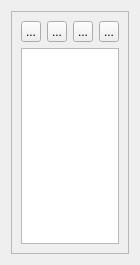
<?xml version="1.0" encoding="UTF-8"?>
<ui version="4.0">
 <class>SelectGenomeWidget</class>
 <widget class="QWidget" name="SelectGenomeWidget">
  <property name="geometry">
   <rect>
    <x>0</x>
    <y>0</y>
    <width>140</width>
    <height>265</height>
   </rect>
  </property>
  <property name="sizePolicy">
   <sizepolicy hsizetype="Maximum" vsizetype="Preferred">
    <horstretch>0</horstretch>
    <verstretch>0</verstretch>
   </sizepolicy>
  </property>
  <property name="windowTitle">
   <string>Genome</string>
  </property>
  <layout class="QGridLayout" name="gridLayout_2">
   <item row="0" column="0">
    <widget class="QFrame" name="outerFrame">
     <property name="frameShape">
      <enum>QFrame::StyledPanel</enum>
     </property>
     <property name="frameShadow">
      <enum>QFrame::Sunken</enum>
     </property>
     <layout class="QGridLayout" name="gridLayout">
      <item row="0" column="0">
       <widget class="QFrame" name="frame">
        <property name="sizePolicy">
         <sizepolicy hsizetype="Expanding" vsizetype="Maximum">
          <horstretch>0</horstretch>
          <verstretch>0</verstretch>
         </sizepolicy>
        </property>
        <property name="minimumSize">
         <size>
          <width>1</width>
          <height>1</height>
         </size>
        </property>
        <property name="frameShape">
         <enum>QFrame::NoFrame</enum>
        </property>
        <property name="frameShadow">
         <enum>QFrame::Plain</enum>
        </property>
        <layout class="QHBoxLayout" name="horizontalLayout_2">
         <property name="margin">
          <number>0</number>
         </property>
         <item>
          <widget class="QToolButton" name="m_addButton">
           <property name="sizePolicy">
            <sizepolicy hsizetype="Maximum" vsizetype="Maximum">
             <horstretch>0</horstretch>
             <verstretch>0</verstretch>
            </sizepolicy>
           </property>
           <property name="minimumSize">
            <size>
             <width>1</width>
             <height>1</height>
            </size>
           </property>
           <property name="toolTip">
            <string>duplicate genome</string>
           </property>
           <property name="text">
            <string>...</string>
           </property>
           <property name="icon">
            <iconset resource="../qosmic.qrc">
             <normaloff>:/icons/silk/page_add.xpm</normaloff>:/icons/silk/page_add.xpm</iconset>
           </property>
           <property name="iconSize">
            <size>
             <width>16</width>
             <height>16</height>
            </size>
           </property>
          </widget>
         </item>
         <item>
          <widget class="QToolButton" name="m_deleteButton">
           <property name="sizePolicy">
            <sizepolicy hsizetype="Maximum" vsizetype="Maximum">
             <horstretch>0</horstretch>
             <verstretch>0</verstretch>
            </sizepolicy>
           </property>
           <property name="minimumSize">
            <size>
             <width>1</width>
             <height>1</height>
            </size>
           </property>
           <property name="toolTip">
            <string>remove genome</string>
           </property>
           <property name="text">
            <string>...</string>
           </property>
           <property name="icon">
            <iconset resource="../qosmic.qrc">
             <normaloff>:/icons/silk/page_delete.xpm</normaloff>:/icons/silk/page_delete.xpm</iconset>
           </property>
           <property name="iconSize">
            <size>
             <width>16</width>
             <height>16</height>
            </size>
           </property>
          </widget>
         </item>
         <item>
          <widget class="QToolButton" name="m_clearTrianglesButton">
           <property name="sizePolicy">
            <sizepolicy hsizetype="Maximum" vsizetype="Maximum">
             <horstretch>0</horstretch>
             <verstretch>0</verstretch>
            </sizepolicy>
           </property>
           <property name="minimumSize">
            <size>
             <width>1</width>
             <height>1</height>
            </size>
           </property>
           <property name="toolTip">
            <string>clear triangles</string>
           </property>
           <property name="text">
            <string>...</string>
           </property>
           <property name="icon">
            <iconset resource="../qosmic.qrc">
             <normaloff>:/icons/silk/page_green.xpm</normaloff>:/icons/silk/page_green.xpm</iconset>
           </property>
          </widget>
         </item>
         <item>
          <widget class="QToolButton" name="m_configButton">
           <property name="sizePolicy">
            <sizepolicy hsizetype="Maximum" vsizetype="Maximum">
             <horstretch>0</horstretch>
             <verstretch>0</verstretch>
            </sizepolicy>
           </property>
           <property name="minimumSize">
            <size>
             <width>1</width>
             <height>1</height>
            </size>
           </property>
           <property name="toolTip">
            <string>configure</string>
           </property>
           <property name="text">
            <string>...</string>
           </property>
           <property name="icon">
            <iconset resource="../qosmic.qrc">
             <normaloff>:/icons/silk/bullet_wrench.xpm</normaloff>:/icons/silk/bullet_wrench.xpm</iconset>
           </property>
          </widget>
         </item>
        </layout>
       </widget>
      </item>
      <item row="1" column="0">
       <widget class="GenomeVectorListView" name="m_genomesListView">
        <property name="sizePolicy">
         <sizepolicy hsizetype="Maximum" vsizetype="Expanding">
          <horstretch>0</horstretch>
          <verstretch>0</verstretch>
         </sizepolicy>
        </property>
        <property name="acceptDrops">
         <bool>true</bool>
        </property>
        <property name="dragEnabled">
         <bool>true</bool>
        </property>
        <property name="dragDropMode">
         <enum>QAbstractItemView::DragDrop</enum>
        </property>
        <property name="defaultDropAction">
         <enum>Qt::MoveAction</enum>
        </property>
        <property name="movement">
         <enum>QListView::Snap</enum>
        </property>
        <property name="spacing">
         <number>2</number>
        </property>
       </widget>
      </item>
     </layout>
    </widget>
   </item>
  </layout>
 </widget>
 <customwidgets>
  <customwidget>
   <class>GenomeVectorListView</class>
   <extends>QListView</extends>
   <header>genomevectorlistview.h</header>
  </customwidget>
 </customwidgets>
 <resources>
  <include location="../qosmic.qrc"/>
 </resources>
 <connections/>
</ui>
